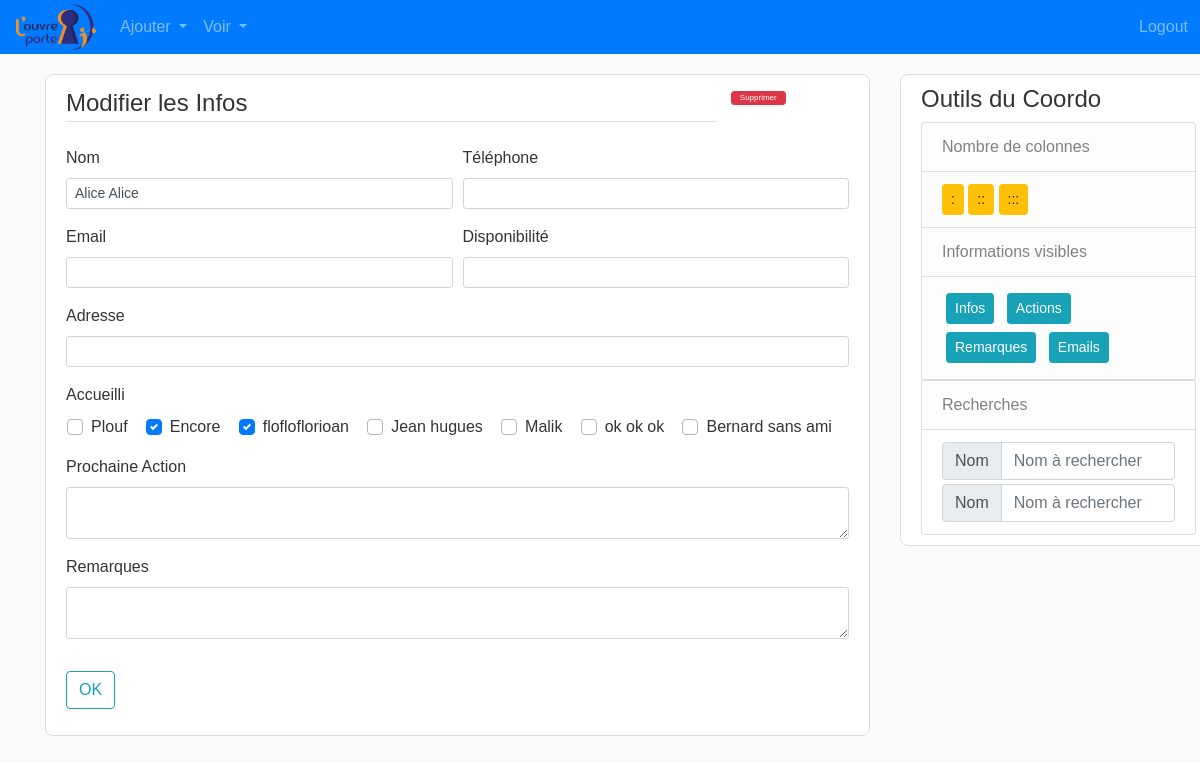
The app's page /accueillant/75 (signed in) with its own data.
### flask_app/models.py (models this page shows, shortened)
class Accueillant(db.Model):
    __tablename__ = 'accueillants'
    id = db.Column(db.Integer, primary_key=True)
    disponibilite = db.Column(db.String(120), unique=False, nullable=True)
    nom = db.Column(db.String(120), unique=True, nullable=False)
    tel = db.Column(db.String(120), unique=False, nullable=True)
    adresse = db.Column(db.String(120), unique=False, nullable=True)
    email = db.Column(db.String(120), unique=False, nullable=True)
    next_action = db.Column(db.Text, unique=False, nullable=True)
    remarques = db.Column(db.Text, unique=False, nullable=True)
    accueillis = db.relationship("Accueilli",
                                 secondary='accueils',
                                 backref=db.backref('accueillants'))

class Accueilli(db.Model):
    __tablename__ = 'accueillis'
    id = db.Column(db.Integer, primary_key=True)
    nom = db.Column(db.String(120), unique=True, nullable=False)
    email = db.Column(db.String(120), unique=False, nullable=True)
    tel = db.Column(db.String(120), unique=False, nullable=True)
    remarques = db.Column(db.Text, unique=False, nullable=True)

### flask_app/accueillants/routes.py (the view)
@accueillants.route('/accueillant/<int:acc_id>', methods=['GET', 'POST'])
@login_required
def update_accueillant(acc_id):
    acc = Accueillant.query.get_or_404(acc_id)
    form = AccueillantInfoForm()
    accueillis = Accueilli.query.all()
    if form.validate_on_submit():
        acc.nom = form.nom.data
        acc.tel = form.tel.data
        acc.adresse = form.adresse.data
        acc.email = form.email.data
        acc.next_action = form.next_action.data
        acc.remarques = form.remarques.data
        values = request.form.getlist('check')
        list_acc = [Accueilli.query.get(v) for v in values]
        acc.accueillis = list_acc
        db.session.commit()
        return redirect(url_for('accueillants.liste_accueillants')+f"#{acc.id}")
    elif request.method == 'GET':
        form.nom.data = acc.nom
        form.tel.data = acc.tel
        form.adresse.data = acc.adresse
        form.email.data = acc.email
        form.next_action.data = acc.next_action
        form.remarques.data = acc.remarques
        list_to_check = [a.id for a in acc.accueillis]
    return render_template('accueillant_infos.html',
                           title='create_modif_accueillant',
                           legend='Modifier les Infos',
                           form=form,
                           accueillant=acc,
                           accueillis=accueillis,
                           list_to_check=list_to_check)

### flask_app/accueillants/forms.py
class AccueillantInfoForm(FlaskForm):
    disponibilite = StringField('Disponibilité')
    nom = StringField('Nom', validators=[DataRequired()])
    tel = StringField('Téléphone')
    adresse = StringField('Adresse')
    email = StringField('Email')
    accueillis = SelectMultipleField(u'Accueilli', choices=[])
    next_action = TextAreaField('Prochaine Action')
    remarques = TextAreaField('Remarques')
    submit = SubmitField("OK")

### flask_app/models.py (called while the page is built)
@login_manager.user_loader
def load_coordinateur(coordo_id):
    return Coordinateur.query.get(int(coordo_id))

### flask_app/templates/accueillant_infos.html (shortened to what this page needs)
{% extends "layout_logged_in.html" %}
{% block content %}
<div class="content-section">
    <form method="POST" action="">
        <fieldset class="form-group">
            <div class="form-row">
                <div class="col-10">
                    <legend class="border-bottom mb-4"> {{ legend }}</legend>
                </div>
                {% if accueillant %}
                <div class="col-2">
                    <button type="button" class="btn btn-danger btn-sm m-1 py-0" style="font-size: 0.5em;"
                        data-toggle="modal" data-target="#deleteModal">
                        Supprimer
                    </button>
                </div>
                {% endif %}
            </div>
            <div class="form-row">
                <div class="form-group col-md-6">
                    {{ form.nom.label(class="form-control-label") }}
                    {% if form.nom.errors %}
                    {{ form.nom(class="form-control form-control-sm is-invalid") }}
                    <div class="invalid-feedback">
                        {% for error in form.nom.errors %}
                        <span>{{ error }}</span>
                        {% endfor%}
                    </div>
                    {% else %}
                    {{ form.nom(class="form-control form-control-sm") }}
                    {% endif %}
                </div>
                <div class="form-group col-md-6">
                    {{ form.tel.label(class="form-control-label") }}
                    {% if form.tel.errors %}
                    {{ form.tel(class="form-control form-control-sm is-invalid") }}
                    <div class="invalid-feedback">
                        {% for error in form.tel.errors %}
                        <span>{{ error }}</span>
                        {% endfor%}
                    </div>
                    {% else %}
                    {{ form.tel(class="form-control form-control-sm") }}
                    {% endif %}
                </div>
            </div>
            <div class="form-row">
                <div class="form-group col-md-6">
                    {{ form.email.label(class="form-control-label") }}
                    {% if form.email.errors %}
                    {{ form.email(class="form-control form-control-sm is-invalid") }}
                    <div class="invalid-feedback">
                        {% for error in form.email.errors %}
                        <span>{{ error }}</span>
                        {% endfor%}
                    </div>
                    {% else %}
                    {{ form.email(class="form-control form-control-sm") }}
                    {% endif %}
                </div>
                <div class="form-group col-md-6">
                    {{ form.disponibilite.label(class="form-control-label") }}
                    {% if form.disponibilite.errors %}
                    {{ form.disponibilite(class="form-control form-control-sm is-invalid") }}
                    <div class="invalid-feedback">
                        {% for error in form.disponibilite.errors %}
                        <span>{{ error }}</span>
                        {% endfor%}
                    </div>
                    {% else %}
                    {{ form.disponibilite(class="form-control form-control-sm") }}
                    {% endif %}
                </div>
            </div>
            <div class="form-group">
                {{ form.adresse.label(class="form-control-label") }}
                {% if form.adresse.errors %}
                {{ form.adresse(class="form-control form-control-sm is-invalid") }}
                <div class="invalid-feedback">
                    {% for error in form.adresse.errors %}
                    <span>{{ error }}</span>
                    {% endfor%}
                </div>
                {% else %}
                {{ form.adresse(class="form-control form-control-sm") }}
                {% endif %}
            </div>
            <div class="form-group ">
                {{ form.accueillis.label(class="form-control-label") }}
                <div class="mycheckbox">
                    {% for accueilli in accueillis %}
                    {% if accueilli.id in list_to_check %}
                    <div class="custom-control custom-checkbox ">
                        <label class="custom-control-label" for="check-{{accueilli.nom}}"> {{ accueilli.nom }}</label>
                    </div>
                    {% else %}
                    <div class="custom-control custom-checkbox ">
                        <label class="custom-control-label" for="check-{{accueilli.nom}}"> {{ accueilli.nom }}</label>
                    </div>
                    {% endif%}
                    {% endfor %}
                </div>
            </div>
            <div class="form-group">
                {{ form.next_action.label(class="form-control-label") }}
                {% if form.next_action.errors %}
                {{ form.next_action(class="form-control form-control-sm is-invalid") }}
                <div class="invalid-feedback">
                    {% for error in form.next_action.errors %}
                    <span>{{ error }}</span>
                    {% endfor%}
                </div>
                {% else %}
                {{ form.next_action(class="form-control form-control-sm") }}
                {% endif %}
            </div>
            <div class="form-group">
                {{ form.remarques.label(class="form-control-label") }}
                {% if form.remarques.errors %}
                {{ form.remarques(class="form-control form-control-sm is-invalid") }}
                <div class="invalid-feedback">
                    {% for error in form.remarques.errors %}
                    <span>{{ error }}</span>
                    {% endfor%}
                </div>
                {% else %}
                {{ form.remarques(class="form-control form-control-sm") }}
                {% endif %}
            </div>
        </fieldset>
        <div class="form-group">
            {{ form.submit(class="btn btn-outline-info")}}
        </div>
    </form>
</div>
{% endblock content %}

### flask_app/static/main.css (style rules this page uses)
body { background: #fafafa; color: #333333; font-family: Verdana, Geneva, sans-serif !important; }
.content-section { background: #ffffff; border-radius: 8px; border: 1px solid #dddddd; padding: 10px 20px; margin-bottom: 20px; margin-top: 20px; }
.mycheckbox { display: flex; flex-wrap: wrap; justify-content: space-around; }
.mycheckbox>div { margin-right: 1rem; }

### records on screen
Accueillant: nom "Alice Alice"
Accueilli: nom "Plouf"
Accueilli: nom "Encore"
Accueilli: nom "flofloflorioan"
Accueilli: nom "Jean hugues"
Accueilli: nom "Malik"
Accueilli: nom "ok ok ok"
Accueilli: nom "Bernard sans ami"

### other values on screen
{{ legend }} "Modifier les Infos"
